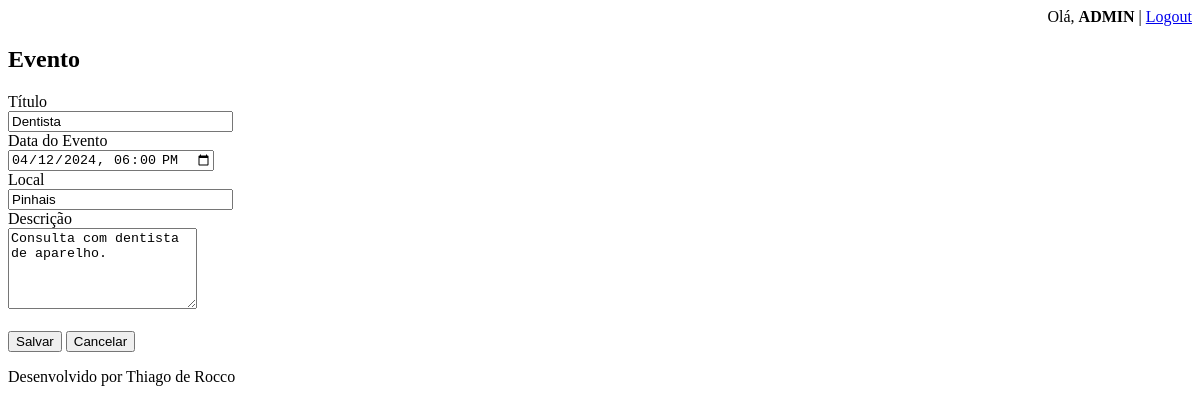
The page /agenda/evento/?id=1 (signed in) on the database as committed earlier.
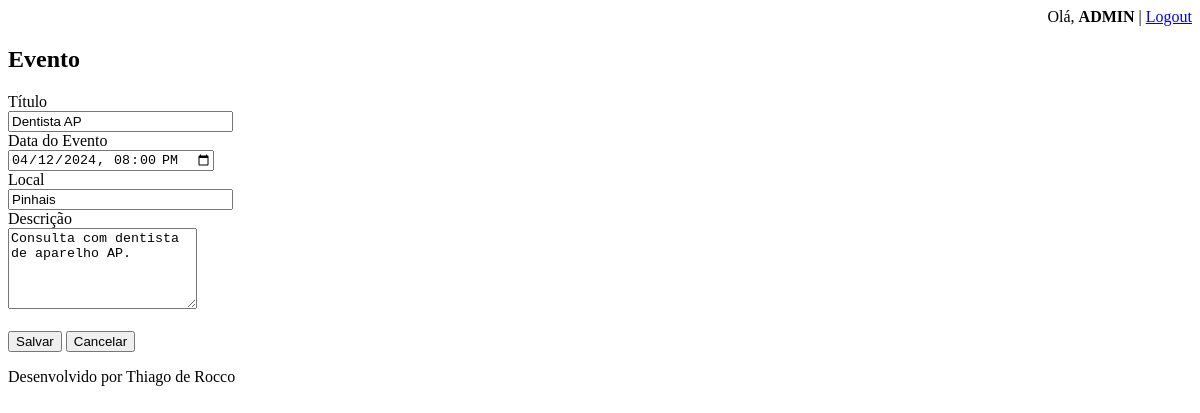
The same page on the database as committed later.
### core/models.py (models this page shows, shortened)
class Evento(models.Model):
    titulo = models.CharField(max_length=100)
    descricao = models.TextField(blank=True, null=True)
    local = models.CharField(max_length=100, blank=True, null=True)
    data_evento = models.DateTimeField(verbose_name='Data do Evento')
    data_criacao = models.DateTimeField(auto_now=True)
    usuario = models.ForeignKey(User, on_delete=models.CASCADE)
    class Meta:
        db_table = 'evento'
    def get_data_input_evento(self):
        return self.data_evento.strftime('%Y-%m-%dT%H:%M')

### core/views.py (the view)
# urls.py: path('agenda/evento/', views.evento),
@login_required(login_url='/login/')
def evento(request):
    usuario = request.user
    dados = {'usuario': usuario}
    id_evento = request.GET.get('id')
    if id_evento:
        dados['evento'] = Evento.objects.get(id=id_evento)
    return render(request, 'evento.html', dados)

### templates/evento.html (shortened to what this page needs)
{% extends "model-page.html" %}
{% block content %}
<h2>Evento</h2>
<form action="submit" method="POST">
    <label>Título</label>
    <br>
    <input type="text" name="titulo" size="25" value="{{ evento.titulo }}" required>
    <br>
    <label>Data do Evento</label>
    <br>
    <input type="datetime-local" name="data_evento" value="{{ evento.get_data_input_evento }}" required>
    <br>
    <label>Local</label>
    <br>
    <input type="text" name="local" size="25" value="{{ evento.local }}" required>
    <br>
    <label>Descrição</label>
    <br>
    <textarea name="descricao" rows="5" cols="21">{{ evento.descricao }}</textarea>
    <br><br>
    <button type="submit">Salvar</button>
    <a href="/">
        <button type="button">Cancelar</button>
    </a>
</form>
{% endblock %}

### templates/model-page.html
<!DOCTYPE html>
<html lang="pt-br">
<head>
    {% include "model-header.html" %}
</head>
<body>
    {% block content %}{% endblock %}
    {% include "model-footer.html" %}
</body>
</html>

### templates/model-header.html (shortened to what this page needs)
<div align="right">
    Olá, <span style="text-transform: uppercase;font-weight: bold;">{{ usuario }}</span> | <a href="/logout">Logout</a>
</div>

### templates/model-footer.html
<p>Desenvolvido por Thiago de Rocco</p>

Rows that differ between the two databases and show on the page:
changed Evento "Pinhais": titulo "Dentista" → "Dentista AP"; data_evento "04/12/2024 18:00" → "04/12/2024 20:00"; descricao "Consulta com dentista de aparelho." → "Consulta com dentista de aparelho AP."
